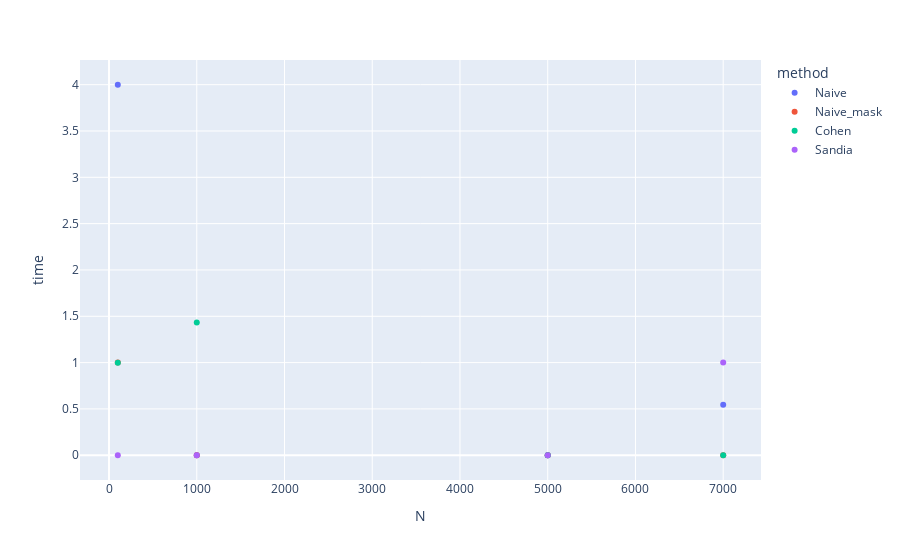

The cell this chart's notebook holds for it:
### Code cell
px.scatter(res1, x = 'N', y = 'time', color = 'method')

### Figure 1 — Plotly figure (JSON) as saved in the notebook; plotly's stock layout.template omitted (floating-point values rounded to 4 significant figures)
{"data": [{"hovertemplate": "method=Naive<br>N=%{x}<br>time=%{y}<extra></extra>", "legendgroup": "Naive", "marker": {"color": "#636efa", "symbol": "circle"}, "mode": "markers", "name": "Naive", "orientation": "v", "showlegend": true, "type": "scatter", "x": [100, 1000, 5000, 7000], "xaxis": "x", "y": [3.999, 0, 0, 0.5443], "yaxis": "y"}, {"hovertemplate": "method=Naive_mask<br>N=%{x}<br>time=%{y}<extra></extra>", "legendgroup": "Naive_mask", "marker": {"color": "#EF553B", "symbol": "circle"}, "mode": "markers", "name": "Naive_mask", "orientation": "v", "showlegend": true, "type": "scatter", "x": [100, 1000, 5000, 7000], "xaxis": "x", "y": [1.0, 0, 0, 0], "yaxis": "y"}, {"hovertemplate": "method=Cohen<br>N=%{x}<br>time=%{y}<extra></extra>", "legendgroup": "Cohen", "marker": {"color": "#00cc96", "symbol": "circle"}, "mode": "markers", "name": "Cohen", "orientation": "v", "showlegend": true, "type": "scatter", "x": [100, 1000, 5000, 7000], "xaxis": "x", "y": [0.9987, 1.432, 0, 0], "yaxis": "y"}, {"hovertemplate": "method=Sandia<br>N=%{x}<br>time=%{y}<extra></extra>", "legendgroup": "Sandia", "marker": {"color": "#ab63fa", "symbol": "circle"}, "mode": "markers", "name": "Sandia", "orientation": "v", "showlegend": true, "type": "scatter", "x": [100, 1000, 5000, 7000], "xaxis": "x", "y": [0, 0, 0, 1.0], "yaxis": "y"}], "layout": {"legend": {"title": {"text": "method"}, "tracegroupgap": 0}, "margin": {"t": 60}, "xaxis": {"anchor": "y", "domain": [0, 1], "title": {"text": "N"}}, "yaxis": {"anchor": "x", "domain": [0, 1], "title": {"text": "time"}}}}
